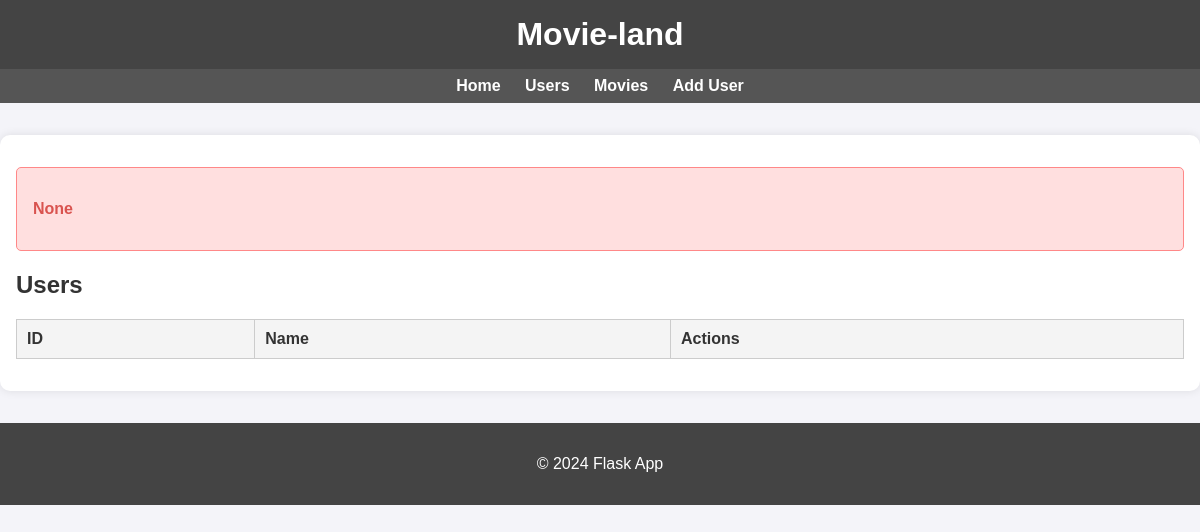
/users, run on an earlier commit of the app's database.
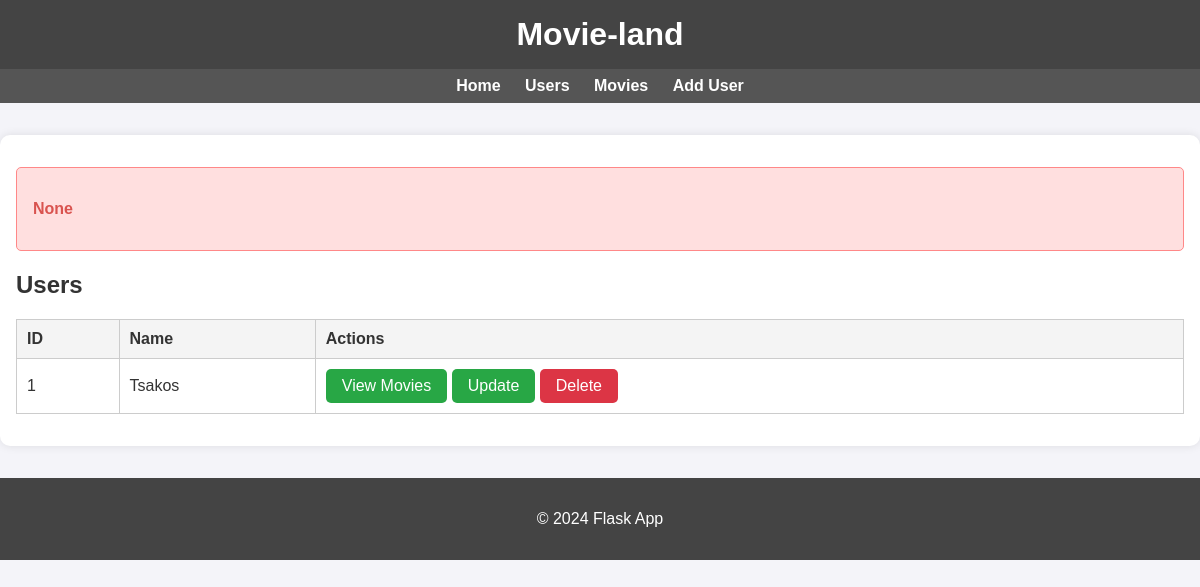
And on a later commit of the database.
### data_manager/data_models.py (models this page shows, shortened)
class User(db.Model):
    __table_name__ = "users"
    id = Column(Integer, primary_key=True, autoincrement=True)
    name = Column(String, nullable=False)
    user_movies = relationship('UserMovie', backref='user', cascade='all, delete', lazy=True)

### app.py (the view)
@app.route("/users", methods=["GET"])
def list_users():
    users = data_manager.get_all_users()
    message = request.args.get('message')
    flash(message)
    return render_template("users.html", users=users, message=message)

### data_manager/SQLite_data_manager.py (called while the page is built)
    def get_all_users(self):
        try:
            return self.db.session.query(User).all()
        except SQLAlchemyError as h:
            print(f"Error: {h}")
            return []

### templates/users.html (shortened to what this page needs)
{% extends "base.html" %}
{% block content %}
<h2>Users</h2>
<table>
    <tr>
        <th>ID</th>
        <th>Name</th>
        <th>Actions</th>
    </tr>
    {% for user in users %}
    <tr>
        <td>{{ user.id }}</td>
        <td>{{ user.name }}</td>
        <td>
            <a href="{{ url_for('user_movies', user_id=user.id) }}" class="btn">View Movies</a>
            <a href="{{ url_for('update_user', user_id=user.id) }}" class="btn">Update</a>
            <a href="{{ url_for('delete_user', user_id=user.id) }}" class="btn btn-delete">Delete</a>
        </td>
    </tr>
    {% endfor %}
</table>
{% endblock %}

### templates/base.html (shortened to what this page needs)
<!DOCTYPE html>
<html lang="en">
<head>
    <link rel="stylesheet" href="{{ url_for('static', filename='style.css') }}">
</head>
<body>
    <header>
        <h1>Movie-land</h1>
    </header>
    <nav>
        <a href="{{ url_for('home') }}">Home</a>
        <a href="{{ url_for('list_users') }}">Users</a>
        <a href="{{ url_for('list_movies') }}">Movies</a>
        <a href="{{ url_for('add_user') }}">Add User</a>
    </nav>
    <div class="container">
        {% with messages = get_flashed_messages() %}
        {% if messages|length > 0 %}
            <div class="flash-messages">
                {% for message in messages %}
                    <p>{{ message }}</p>
                {% endfor %}
            </div>
        {% endif %}
        {% endwith %}
        {% block content %}{% endblock %}
    </div>
    <footer>
        <p>&copy; 2024 Flask App</p>
    </footer>
</body>
</html>

### static/style.css (style rules this page uses)
.flash-messages { margin: 1rem 0; padding: 1rem; background-color: #ffdfdf; border: 1px solid #ff8888; border-radius: 5px; font-weight: bold; color: #d9534f; }
body { font-family: Arial, sans-serif; margin: 0; padding: 0; background-color: #f4f4f9; color: #333; }
header { background-color: #444; color: #fff; padding: 1rem; text-align: center; }
header h1 { margin: 0; }
nav { background-color: #555; padding: 0.5rem; text-align: center; }
nav a { color: white; margin: 0 10px; text-decoration: none; font-weight: bold; }
.container { max-width: 1200px; margin: 2rem auto; padding: 1rem; background: #fff; border-radius: 10px; box-shadow: 0 0 10px rgba(0, 0, 0, 0.1); }
.flash-messages { margin: 1rem 0; padding: 1rem; background-color: #ffdfdf; border: 1px solid #ff8888; border-radius: 5px; }
table { width: 100%; border-collapse: collapse; margin: 1rem 0; }
table, th, td { border: 1px solid #ccc; }
th, td { padding: 10px; text-align: left; }
th { background-color: #f4f4f4; }
.btn { display: inline-block; padding: 0.5rem 1rem; background-color: #28a745; color: white; text-decoration: none; border-radius: 5px; }
.btn-delete { background-color: #dc3545; }
footer { background-color: #444; color: #fff; padding: 1rem; text-align: center; }

What changed in the data, as far as the page shows it:
added User: id "1", name "Tsakos"
